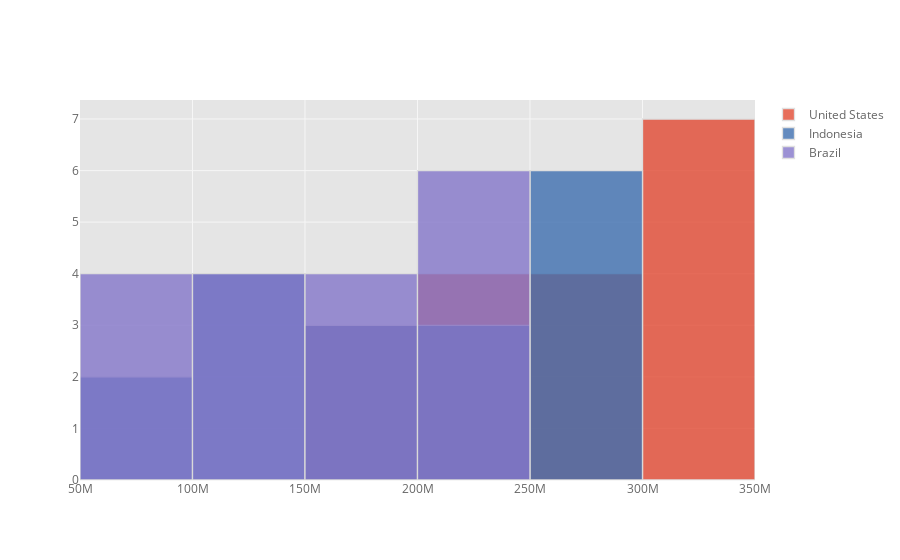

Notebook code for this chart:
### Markdown cell above
# Histograma

### Code cell
df_poblacion[['United States','Indonesia', 'Brazil']].iplot(kind='hist')

### Figure 1 — Plotly figure (JSON) as saved in the notebook; plotly's stock layout.template omitted (floating-point values rounded to 4 significant figures)
{"data": [{"histfunc": "count", "histnorm": "", "marker": {"color": "rgba(226, 74, 51, 1.0)", "line": {"color": "#D9D9D9", "width": 1.3}}, "name": "United States", "opacity": 0.8, "orientation": "v", "type": "histogram", "x": [171685336, 186720571, 199733676, 209513341, 219081251, 229476354, 240499825, 252120309, 265163745, 281710909, 294993511, 309011475, 320878310, 323015995, 325084756, 327096265, 329064917, 331002651]}, {"histfunc": "count", "histnorm": "", "marker": {"color": "rgba(62, 111, 176, 1.0)", "line": {"color": "#D9D9D9", "width": 1.3}}, "name": "Indonesia", "opacity": 0.8, "orientation": "v", "type": "histogram", "x": [77273425, 87751068, 100267062, 114793178, 130680727, 147447836, 164982451, 181413402, 196934260, 211513823, 226289470, 241834215, 258383256, 261556381, 264650963, 267670543, 270625568, 273523615]}, {"histfunc": "count", "histnorm": "", "marker": {"color": "rgba(132, 118, 202, 1.0)", "line": {"color": "#D9D9D9", "width": 1.3}}, "name": "Brazil", "opacity": 0.8, "orientation": "v", "type": "histogram", "x": [62533919, 72179226, 83373530, 95113265, 107216205, 120694009, 135274080, 149003223, 162019896, 174790340, 186127103, 195713635, 204471769, 206163053, 207833823, 209469323, 211049527, 212559417]}], "layout": {"barmode": "overlay", "legend": {"bgcolor": "#FFFFFF", "font": {"color": "#666666"}}, "paper_bgcolor": "#FFFFFF", "plot_bgcolor": "#E5E5E5", "title": {"font": {"color": "#151516"}}, "xaxis": {"gridcolor": "#F6F6F6", "showgrid": true, "tickfont": {"color": "#666666"}, "title": {"font": {"color": "#666666"}, "text": ""}, "zerolinecolor": "#F6F6F6"}, "yaxis": {"gridcolor": "#F6F6F6", "showgrid": true, "tickfont": {"color": "#666666"}, "title": {"font": {"color": "#666666"}, "text": ""}, "zerolinecolor": "#F6F6F6"}}}
